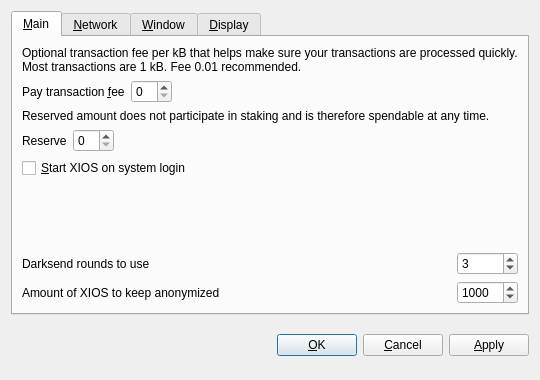
<?xml version="1.0" encoding="UTF-8"?>
<ui version="4.0">
 <class>OptionsDialog</class>
 <widget class="QDialog" name="OptionsDialog">
  <property name="geometry">
   <rect>
    <x>0</x>
    <y>0</y>
    <width>540</width>
    <height>380</height>
   </rect>
  </property>
  <property name="windowTitle">
   <string>Options</string>
  </property>
  <property name="modal">
   <bool>true</bool>
  </property>
  <layout class="QVBoxLayout" name="verticalLayout">
   <item>
    <widget class="QTabWidget" name="tabWidget">
     <property name="tabPosition">
      <enum>QTabWidget::North</enum>
     </property>
     <property name="currentIndex">
      <number>0</number>
     </property>
     <widget class="QWidget" name="tabMain">
      <attribute name="title">
       <string>&amp;Main</string>
      </attribute>
      <layout class="QGridLayout" name="gridLayout">
       <item row="0" column="0" colspan="2">
        <widget class="QLabel" name="transactionFeeInfoLabel">
         <property name="text">
          <string>Optional transaction fee per kB that helps make sure your transactions are processed quickly. Most transactions are 1 kB. Fee 0.01 recommended.</string>
         </property>
         <property name="textFormat">
          <enum>Qt::PlainText</enum>
         </property>
         <property name="wordWrap">
          <bool>true</bool>
         </property>
        </widget>
       </item>
       <item row="1" column="0">
        <layout class="QHBoxLayout" name="horizontalLayoutFee">
         <item>
          <widget class="QLabel" name="transactionFeeLabel">
           <property name="text">
            <string>Pay transaction &amp;fee</string>
           </property>
           <property name="textFormat">
            <enum>Qt::PlainText</enum>
           </property>
           <property name="buddy">
            <cstring>transactionFee</cstring>
           </property>
          </widget>
         </item>
         <item>
          <widget class="BitcoinAmountField" name="transactionFee"/>
         </item>
         <item>
          <spacer name="horizontalSpacerFee">
           <property name="orientation">
            <enum>Qt::Horizontal</enum>
           </property>
           <property name="sizeHint" stdset="0">
            <size>
             <width>40</width>
             <height>20</height>
            </size>
           </property>
          </spacer>
         </item>
        </layout>
       </item>
       <item row="2" column="0" colspan="2">
        <widget class="QLabel" name="reserveBalanceInfoLabel">
         <property name="text">
          <string>Reserved amount does not participate in staking and is therefore spendable at any time.</string>
         </property>
         <property name="textFormat">
          <enum>Qt::PlainText</enum>
         </property>
         <property name="wordWrap">
          <bool>true</bool>
         </property>
        </widget>
       </item>
       <item row="3" column="0">
        <layout class="QHBoxLayout" name="horizontalLayoutReserveBalance">
         <item>
          <widget class="QLabel" name="reserveBalanceLabel">
           <property name="text">
            <string>Reserve</string>
           </property>
           <property name="textFormat">
            <enum>Qt::PlainText</enum>
           </property>
           <property name="buddy">
            <cstring>reserveBalance</cstring>
           </property>
          </widget>
         </item>
         <item>
          <widget class="BitcoinAmountField" name="reserveBalance"/>
         </item>
         <item>
          <spacer name="horizontalSpacerReserveBalance">
           <property name="orientation">
            <enum>Qt::Horizontal</enum>
           </property>
           <property name="sizeHint" stdset="0">
            <size>
             <width>40</width>
             <height>20</height>
            </size>
           </property>
          </spacer>
         </item>
        </layout>
       </item>
       <item row="4" column="0">
        <widget class="QCheckBox" name="bitcoinAtStartup">
         <property name="toolTip">
          <string>Automatically start XIOS after logging in to the system.</string>
         </property>
         <property name="text">
          <string>&amp;Start XIOS on system login</string>
         </property>
        </widget>
       </item>
       <item row="5" column="0">
        <spacer name="verticalSpacer_Main">
         <property name="orientation">
          <enum>Qt::Vertical</enum>
         </property>
         <property name="sizeHint" stdset="0">
          <size>
           <width>20</width>
           <height>40</height>
          </size>
         </property>
        </spacer>
       </item>
       <item row="6" column="0">
        <widget class="QLabel" name="label">
         <property name="toolTip">
          <string>&lt;html&gt;&lt;head/&gt;&lt;body&gt;&lt;p&gt;This setting determines the amount of individual masternodes that an input will be anonymized through. More rounds of anonymization gives a higher degree of privacy, but also costs more in fees.&lt;/p&gt;&lt;/body&gt;&lt;/html&gt;</string>
         </property>
         <property name="text">
          <string>Darksend rounds to use</string>
         </property>
        </widget>
       </item>
       <item row="6" column="1">
        <widget class="QSpinBox" name="darksendRounds">
         <property name="minimum">
          <number>2</number>
         </property>
         <property name="maximum">
          <number>16</number>
         </property>
         <property name="value">
          <number>3</number>
         </property>
        </widget>
       </item>
       <item row="7" column="0">
        <widget class="QLabel" name="label_2">
         <property name="toolTip">
          <string>This amount acts as a threshold to turn off Darksend once it's reached.</string>
         </property>
         <property name="statusTip">
          <string notr="true"/>
         </property>
         <property name="whatsThis">
          <string notr="true"/>
         </property>
         <property name="accessibleName">
          <string notr="true"/>
         </property>
         <property name="accessibleDescription">
          <string notr="true"/>
         </property>
         <property name="text">
          <string>Amount of XIOS to keep anonymized</string>
         </property>
        </widget>
       </item>
       <item row="7" column="1">
        <widget class="QSpinBox" name="anonymizeXIOS">
         <property name="minimum">
          <number>2</number>
         </property>
         <property name="maximum">
          <number>10000</number>
         </property>
         <property name="singleStep">
          <number>10</number>
         </property>
         <property name="value">
          <number>1000</number>
         </property>
        </widget>
       </item>
      </layout>
     </widget>
     <widget class="QWidget" name="tabNetwork">
      <attribute name="title">
       <string>&amp;Network</string>
      </attribute>
      <layout class="QVBoxLayout" name="verticalLayout_Network">
       <item>
        <widget class="QCheckBox" name="mapPortUpnp">
         <property name="toolTip">
          <string>Automatically open the XIOS client port on the router. This only works when your router supports UPnP and it is enabled.</string>
         </property>
         <property name="text">
          <string>Map port using &amp;UPnP</string>
         </property>
        </widget>
       </item>
       <item>
        <widget class="QCheckBox" name="connectSocks">
         <property name="toolTip">
          <string>Connect to the XIOS network through a SOCKS5 proxy (e.g. when connecting through Tor).</string>
         </property>
         <property name="text">
          <string>&amp;Connect through SOCKS5 proxy:</string>
         </property>
        </widget>
       </item>
       <item>
        <layout class="QHBoxLayout" name="horizontalLayout_Network">
         <item>
          <widget class="QLabel" name="proxyIpLabel">
           <property name="text">
            <string>Proxy &amp;IP:</string>
           </property>
           <property name="textFormat">
            <enum>Qt::PlainText</enum>
           </property>
           <property name="buddy">
            <cstring>proxyIp</cstring>
           </property>
          </widget>
         </item>
         <item>
          <widget class="QValidatedLineEdit" name="proxyIp">
           <property name="maximumSize">
            <size>
             <width>140</width>
             <height>16777215</height>
            </size>
           </property>
           <property name="toolTip">
            <string>IP address of the proxy (e.g. 127.0.0.1)</string>
           </property>
          </widget>
         </item>
         <item>
          <widget class="QLabel" name="proxyPortLabel">
           <property name="text">
            <string>&amp;Port:</string>
           </property>
           <property name="textFormat">
            <enum>Qt::PlainText</enum>
           </property>
           <property name="buddy">
            <cstring>proxyPort</cstring>
           </property>
          </widget>
         </item>
         <item>
          <widget class="QLineEdit" name="proxyPort">
           <property name="maximumSize">
            <size>
             <width>55</width>
             <height>16777215</height>
            </size>
           </property>
           <property name="toolTip">
            <string>Port of the proxy (e.g. 9050)</string>
           </property>
          </widget>
         </item>
         <item>
          <spacer name="horizontalSpacer_Network">
           <property name="orientation">
            <enum>Qt::Horizontal</enum>
           </property>
           <property name="sizeHint" stdset="0">
            <size>
             <width>40</width>
             <height>20</height>
            </size>
           </property>
          </spacer>
         </item>
        </layout>
       </item>
       <item>
        <spacer name="verticalSpacer_Network">
         <property name="orientation">
          <enum>Qt::Vertical</enum>
         </property>
         <property name="sizeHint" stdset="0">
          <size>
           <width>20</width>
           <height>40</height>
          </size>
         </property>
        </spacer>
       </item>
      </layout>
     </widget>
     <widget class="QWidget" name="tabWindow">
      <attribute name="title">
       <string>&amp;Window</string>
      </attribute>
      <layout class="QVBoxLayout" name="verticalLayout_Window">
       <item>
        <widget class="QCheckBox" name="minimizeToTray">
         <property name="toolTip">
          <string>Show only a tray icon after minimizing the window.</string>
         </property>
         <property name="text">
          <string>&amp;Minimize to the tray instead of the taskbar</string>
         </property>
        </widget>
       </item>
       <item>
        <widget class="QCheckBox" name="minimizeOnClose">
         <property name="toolTip">
          <string>Minimize instead of exit the application when the window is closed. When this option is enabled, the application will be closed only after selecting Quit in the menu.</string>
         </property>
         <property name="text">
          <string>M&amp;inimize on close</string>
         </property>
        </widget>
       </item>
       <item>
        <spacer name="verticalSpacer_Window">
         <property name="orientation">
          <enum>Qt::Vertical</enum>
         </property>
         <property name="sizeHint" stdset="0">
          <size>
           <width>20</width>
           <height>40</height>
          </size>
         </property>
        </spacer>
       </item>
      </layout>
     </widget>
     <widget class="QWidget" name="tabDisplay">
      <attribute name="title">
       <string>&amp;Display</string>
      </attribute>
      <layout class="QVBoxLayout" name="verticalLayout_Display">
       <item>
        <layout class="QHBoxLayout" name="horizontalLayout_1_Display">
         <item>
          <widget class="QLabel" name="langLabel">
           <property name="text">
            <string>User Interface &amp;language:</string>
           </property>
           <property name="textFormat">
            <enum>Qt::PlainText</enum>
           </property>
           <property name="buddy">
            <cstring>lang</cstring>
           </property>
          </widget>
         </item>
         <item>
          <widget class="QValueComboBox" name="lang">
           <property name="toolTip">
            <string>The user interface language can be set here. This setting will take effect after restarting XIOS.</string>
           </property>
          </widget>
         </item>
        </layout>
       </item>
       <item>
        <layout class="QHBoxLayout" name="horizontalLayout_2_Display">
         <item>
          <widget class="QLabel" name="unitLabel">
           <property name="text">
            <string>&amp;Unit to show amounts in:</string>
           </property>
           <property name="textFormat">
            <enum>Qt::PlainText</enum>
           </property>
           <property name="buddy">
            <cstring>unit</cstring>
           </property>
          </widget>
         </item>
         <item>
          <widget class="QValueComboBox" name="unit">
           <property name="toolTip">
            <string>Choose the default subdivision unit to show in the interface and when sending coins.</string>
           </property>
          </widget>
         </item>
        </layout>
       </item>
       <item>
        <widget class="QCheckBox" name="coinControlFeatures">
         <property name="toolTip">
          <string>Whether to show coin control features or not.</string>
         </property>
         <property name="text">
          <string>Display coin &amp;control features (experts only!)</string>
         </property>
        </widget>
       </item>
       <item>
        <widget class="QCheckBox" name="useBlackTheme">
         <property name="text">
          <string>Use black visual theme (requires restart)</string>
         </property>
        </widget>
       </item>
       <item>
        <spacer name="verticalSpacer_Display">
         <property name="orientation">
          <enum>Qt::Vertical</enum>
         </property>
         <property name="sizeHint" stdset="0">
          <size>
           <width>20</width>
           <height>40</height>
          </size>
         </property>
        </spacer>
       </item>
      </layout>
     </widget>
    </widget>
   </item>
   <item>
    <layout class="QHBoxLayout" name="horizontalLayout_Buttons">
     <item>
      <spacer name="horizontalSpacer_1">
       <property name="orientation">
        <enum>Qt::Horizontal</enum>
       </property>
       <property name="sizeHint" stdset="0">
        <size>
         <width>40</width>
         <height>48</height>
        </size>
       </property>
      </spacer>
     </item>
     <item>
      <widget class="QLabel" name="statusLabel">
       <property name="font">
        <font>
         <weight>75</weight>
         <bold>true</bold>
        </font>
       </property>
       <property name="text">
        <string/>
       </property>
       <property name="textFormat">
        <enum>Qt::PlainText</enum>
       </property>
       <property name="wordWrap">
        <bool>true</bool>
       </property>
      </widget>
     </item>
     <item>
      <spacer name="horizontalSpacer_2">
       <property name="orientation">
        <enum>Qt::Horizontal</enum>
       </property>
       <property name="sizeHint" stdset="0">
        <size>
         <width>40</width>
         <height>48</height>
        </size>
       </property>
      </spacer>
     </item>
     <item>
      <widget class="QPushButton" name="okButton">
       <property name="text">
        <string>&amp;OK</string>
       </property>
      </widget>
     </item>
     <item>
      <widget class="QPushButton" name="cancelButton">
       <property name="text">
        <string>&amp;Cancel</string>
       </property>
       <property name="autoDefault">
        <bool>false</bool>
       </property>
      </widget>
     </item>
     <item>
      <widget class="QPushButton" name="applyButton">
       <property name="text">
        <string>&amp;Apply</string>
       </property>
       <property name="autoDefault">
        <bool>false</bool>
       </property>
      </widget>
     </item>
    </layout>
   </item>
  </layout>
 </widget>
 <customwidgets>
  <customwidget>
   <class>BitcoinAmountField</class>
   <extends>QSpinBox</extends>
   <header>bitcoinamountfield.h</header>
   <container>1</container>
  </customwidget>
  <customwidget>
   <class>QValueComboBox</class>
   <extends>QComboBox</extends>
   <header>qvaluecombobox.h</header>
  </customwidget>
  <customwidget>
   <class>QValidatedLineEdit</class>
   <extends>QLineEdit</extends>
   <header>qvalidatedlineedit.h</header>
  </customwidget>
 </customwidgets>
 <resources/>
 <connections/>
</ui>
